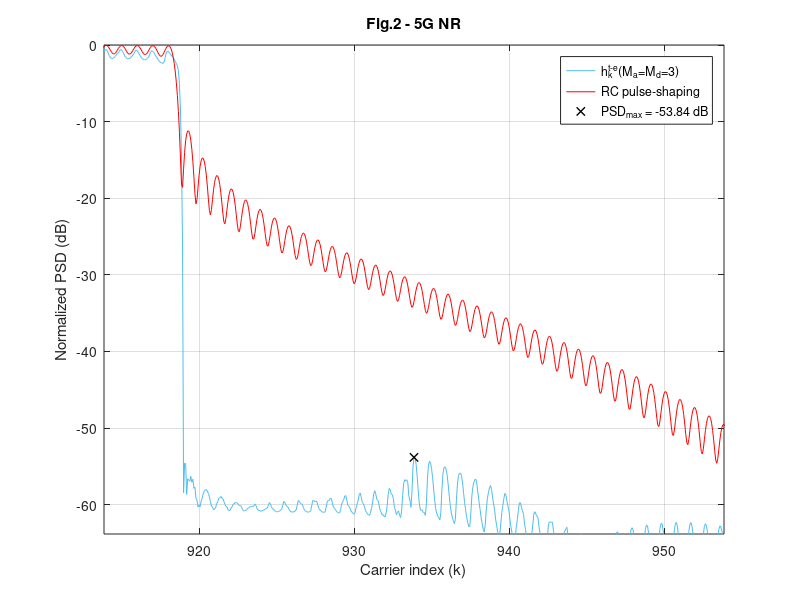

Write MATLAB code to recreate this figure. (Note: this script raises an error after producing the figure.)
clear,
%% %%%%%%%%%%%%%%%%%%%%%%%%%%%%%%%%%%%%%%%%%%%%%%%%%%%%%%%%%%
% %                 LOAD THE PARAMETERS                   % %
%%%%%%%%%%%%%%%%%%%%%%%%%%%%%%%%%%%%%%%%%%%%%%%%%%%%%%%%%% %%
addpath('../../data/Fig2')
load('Fig2_Parameters_for_5G_NR_Ma_3_Md_3.mat');

Fsob = OFDM_param.Fsob; % Upsampling factor 
% Upsample in time-domain
N = OFDM_param.N*Fsob;
Ngi = OFDM_param.Ngi*Fsob;
b = (OFDM_param.b+1)*Fsob-1;
L = OFDM_param.L*Fsob;
Ms = OFDM_param.Ms;
g = OFDM_param.g;
us = OFDM_param.us;
ue = OFDM_param.ue;

ur = us + ue;

Pd = GenPulse_param.Pd;
Pd_todas = GenPulse_param.Pd_todas;
Paic = GenPulse_param.Paic;
Ptk = GenPulse_param.Ptk;
R_aic = GenPulse_param.R_aic;
R_tk = GenPulse_param.R_tk;
NexTemp = GenPulse_param.NexTemp;
cell_coef_lim = GenPulse_param.cell_coef_lim;



%% %%%%%%%%%%%%%%%%%%%%%%%%%%%%%%%%%%%%%%%%%%%%%%%%%%%%%%%%%%
%            OBTAIN THE PULSES IN THE SCENARIO            % %
%%%%%%%%%%%%%%%%%%%%%%%%%%%%%%%%%%%%%%%%%%%%%%%%%%%%%%%%%% %%

eta = (N+Ngi-b-1)/2; 
vn=(0:L+b-1)'-Ngi;  % Dicrete time axis vector
n0 = eta+b-Ngi;     % Phase delay due to Hermiticity


h_k = zeros((2*NexTemp+1)*L+b, N); % Matrix containing the proposed pulses
aic_k = zeros((2*NexTemp+1)*L+b, N);  % Matrix containing the AIC term
t_k = zeros((2*NexTemp+1)*L+b, N);    % Matrix containing the AST term

% Obtain h_k for every data carrier
for ind_k = 1:length(Pd);

    % % AIC terms
    %%%%%%%%%%%%%%%%%%%%%%%%%%%%%%%%%%
    % Central term
    Pc = exp(1j*2*pi/N*repmat(vn,1,length(Paic{ind_k})).*repmat(Paic{ind_k}.',length(vn),1)).*repmat(g.',1,length(Paic{ind_k}));
    % Advanced and delayed terms
    Pc = repmat(Pc,1,2*NexTemp+1);

    Omega_c_n0 = diag(repmat(exp(-1j*2*pi*Paic{ind_k}*n0/N),1+2*NexTemp,1));
    aic_temp = Pc*Omega_c_n0*diag(R_aic{ind_k}).*exp(1j*2*pi*Pd(ind_k)*n0/N);
    aic_k((NexTemp*L+1):(NexTemp+1)*L+b,Pd(ind_k)+N/2+1) = sum(aic_temp(:,1:length(Paic{ind_k})),2);    % CENTRAL TERM
    
    m_temp = 0;
    for ind_m = 1:NexTemp;                                                                              % ADVANCED AND DELAYED TERMS
        aic_k(((NexTemp-ind_m)*L+1):((NexTemp-ind_m+1)*L+b),Pd(ind_k)+N/2+1) = aic_k(((NexTemp-ind_m)*L+1):((NexTemp-ind_m+1)*L+b),Pd(ind_k)+N/2+1) + sum(aic_temp(:,(length(Paic{ind_k})*(1+m_temp)) + (1:length(Paic{ind_k}))),2);
        aic_k(((NexTemp+ind_m)*L+1):((NexTemp+ind_m+1)*L+b),Pd(ind_k)+N/2+1) = aic_k(((NexTemp+ind_m)*L+1):((NexTemp+ind_m+1)*L+b),Pd(ind_k)+N/2+1) + sum(aic_temp(:,(length(Paic{ind_k})*(1+m_temp+1)) + (1:length(Paic{ind_k}))),2);
        m_temp = m_temp+2;
    end
    
    % % AST terms
    %%%%%%%%%%%%%%%%%%%%%%%%%%%%%%%%%%
    % Central term
    Ts = exp(1j*2*pi/N*repmat(vn,1,length(Ptk{ind_k})).*repmat(Ptk{ind_k}.',length(vn),1)).*repmat(us.',1,length(Ptk{ind_k}));
    Te = exp(1j*2*pi/N*repmat(vn,1,length(Ptk{ind_k})).*repmat(Ptk{ind_k}.',length(vn),1)).*repmat(ue.',1,length(Ptk{ind_k}));
    T = [Ts, Te];
    
    % Advanced and delayed terms
    T = repmat(T,1,NexTemp+1);
    Omega_c_n0 = diag(repmat(exp(-1j*2*pi*Ptk{ind_k}*n0/N),2*(1+NexTemp),1));
    t_k_temp = T*Omega_c_n0*diag(R_tk{ind_k}).*exp(1j*2*pi*Pd(ind_k)*n0/N);
    t_k(((NexTemp)*L+1):((NexTemp+1))*L+b,Pd(ind_k)+N/2+1) = sum(t_k_temp(:,1:2*length(Ptk{ind_k})),2);

    m_temp = 0;
    for ind_m = 1:NexTemp;
            t_k(((NexTemp-ind_m)*L+1):(NexTemp-ind_m+1)*L+b,Pd(ind_k)+N/2+1) = t_k(((NexTemp-ind_m)*L+1):(NexTemp-ind_m+1)*L+b,Pd(ind_k)+N/2+1) + sum(t_k_temp(:,length(Ptk{ind_k})*(2+m_temp) + (1:length(Ptk{ind_k}))),2);
            t_k(((NexTemp+ind_m)*L+1):(NexTemp+ind_m+1)*L+b,Pd(ind_k)+N/2+1) = t_k(((NexTemp+ind_m)*L+1):(NexTemp+ind_m+1)*L+b,Pd(ind_k)+N/2+1) + sum(t_k_temp(:,length(Ptk{ind_k})*(2+m_temp+1) + (1:length(Ptk{ind_k}))),2);
            m_temp = m_temp + 2;
    end
end

h_k = aic_k + t_k;

p_k_conv = exp(1j*(2*pi/N)*repmat(vn,1,length(Pd_todas)).*repmat(Pd_todas.',length(vn),1)).*repmat(g.',1,length(Pd_todas));

h_k(NexTemp*L + (1:L+b),Pd_todas+N/2+1) = h_k(NexTemp*L + (1:L+b),Pd_todas+N/2+1) + p_k_conv;


%% %%%%%%%%%%%%%%%%%%%%%%%%%%%%%%%%%%%%%%%%%%%%%%%%%%%%%%%%%%
% %     REPRESENTATION OF THE PULSES IN THE SCENARIO      % %
%%%%%%%%%%%%%%%%%%%%%%%%%%%%%%%%%%%%%%%%%%%%%%%%%%%%%%%%%% %%

% Obtain the PSD
H_k = fft(h_k,N*Ms);
P_k = fft(p_k_conv,N*Ms);

psd_H = fftshift(sum(abs(H_k).^2,2));
psd_P = fftshift(sum(abs(P_k).^2,2));

x = (-N*Ms/2:N*Ms/2-1)/(Ms);
indices = find(ismember(x,[-N/2,N/2-1]));
indices = indices(1):1:indices(2);

x = x+N/2;
y_h = 10*log10(psd_H/max(psd_H));
y_p = 10*log10(psd_P/max(psd_P));

PSD_max = max(max(y_h(find(x>Pd_todas(end)+N/2+1.67))), max(y_h(find(x<Pd_todas(1)+N/2-1.67)))); %% PSD_MAX IS SOUGHT BEYOND THE 0.67 SCS GUARD BAND THAT IS LEFT BY EACH SIDE
x_PSD_max = x(find(y_h==PSD_max));

% Fig 2 (5G NR Ma=Md=3)
figure,
plot(x(indices),y_h(indices), 'DisplayName', 'h_k^{t-e}(M_a=M_d=3)', 'Color', "#4DBEEE"); hold on; grid on;
plot(x(indices),y_p(indices), 'DisplayName', 'RC pulse-shaping', 'Color', 'r');
plot(x_PSD_max, PSD_max, 'Marker', 'x', 'Color', 'k', 'LineStyle', 'none','LineWidth',1, 'DisplayName', ['PSD_{max} = ', num2str(PSD_max, '%.2f'), ' dB'])
xlabel('Carrier index (k)'); ylabel('Normalized PSD (dB)'); legend('show')
xlim(x_PSD_max+[-20,20]); ylim([min(-60,PSD_max-10),0])
title('Fig.2 - 5G NR')


%% %%%%%%%%%%%%%%%%%%%%%%%%%%%%
% %     CLARIFYING NOTE     % %
%%%%%%%%%%%%%%%%%%%%%%%%%%%% %%

NOTE = ['NOTE: The maximum number of RB that can be used in a 5 MHz channel is 25, which is equivalent to 4.5 MHz (SCS = 15 kHz).',...
    ' That leaves a 500 kHz guard band, 250 kHz by each side of the transmission band.',...
    ' If this guard band is reduced by repurposing those carriers that were previously assigned to it for data transmission, it can be reduced by up to 16 subcarriers, leaving a residual guard band 10 kHz wide (2/3 of an SCS).',...
    ' Hence, the PSD peak can be sought beyond that guard band, which is 1.67 SCS beyond the outermost transmitting subcarrier by each end of the passband.'];
wrapped_NOTE = textwrap({NOTE}, 70);
disp('##################################################################################')
fprintf('\n')
disp(wrapped_NOTE)
disp('##################################################################################')
